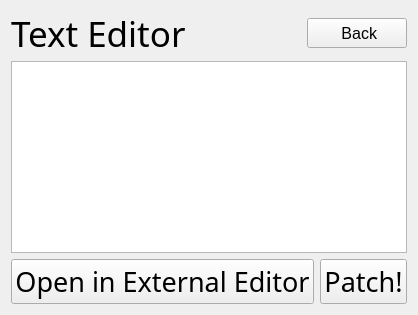
      <widget class="QWidget" name="TextEditor">
       <layout class="QVBoxLayout" name="verticalLayout_12">
        <item>
         <layout class="QHBoxLayout" name="TE_Title">
          <item>
           <widget class="QLabel" name="TE_Title_Label">
            <property name="maximumSize">
             <size>
              <width>16777215</width>
              <height>44</height>
             </size>
            </property>
            <property name="font">
             <font>
              <family>Continuum Medium</family>
              <pointsize>26</pointsize>
             </font>
            </property>
            <property name="text">
             <string>Text Editor</string>
            </property>
           </widget>
          </item>
          <item>
           <widget class="QPushButton" name="TE_Back_Button">
            <property name="maximumSize">
             <size>
              <width>100</width>
              <height>30</height>
             </size>
            </property>
            <property name="font">
             <font>
              <pointsize>12</pointsize>
             </font>
            </property>
            <property name="text">
             <string> Back</string>
            </property>
           </widget>
          </item>
         </layout>
        </item>
        <item>
         <widget class="QPlainTextEdit" name="TE_Text"/>
        </item>
        <item>
         <layout class="QHBoxLayout" name="TE_Buttons">
          <item>
           <widget class="QPushButton" name="TE_OpenExternal">
            <property name="minimumSize">
             <size>
              <width>0</width>
              <height>45</height>
             </size>
            </property>
            <property name="font">
             <font>
              <family>Continuum Medium</family>
              <pointsize>20</pointsize>
             </font>
            </property>
            <property name="text">
             <string>Open in External Editor</string>
            </property>
           </widget>
          </item>
          <item>
           <widget class="QPushButton" name="TE_Patch">
            <property name="minimumSize">
             <size>
              <width>0</width>
              <height>45</height>
             </size>
            </property>
            <property name="font">
             <font>
              <family>Continuum Medium</family>
              <pointsize>20</pointsize>
             </font>
            </property>
            <property name="text">
             <string>Patch!</string>
            </property>
           </widget>
          </item>
         </layout>
        </item>
       </layout>
      </widget>
